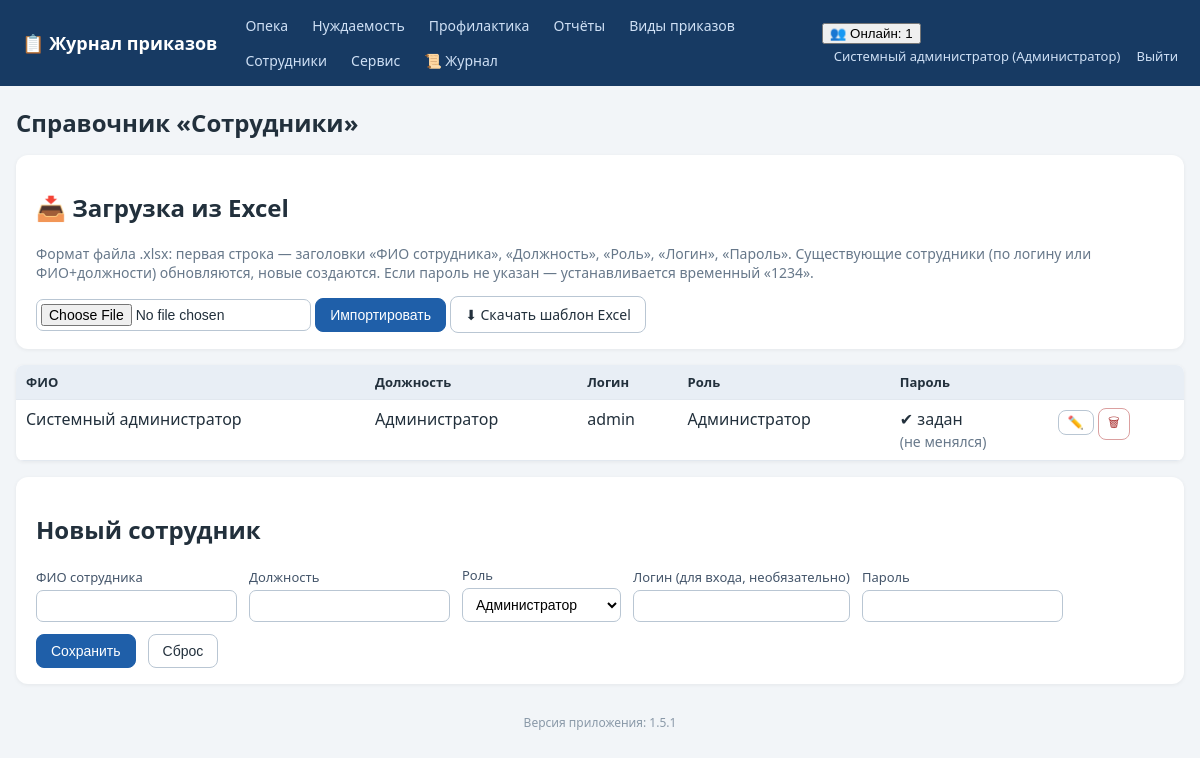
/employees (signed in), run on the app's committed database.
### tables this page shows
CREATE TABLE employees (
    id INTEGER PRIMARY KEY AUTOINCREMENT,
    full_name TEXT NOT NULL,
    position TEXT NOT NULL DEFAULT '',
    login TEXT UNIQUE,
    password_hash TEXT,
    pwd_changed_at TEXT,           -- дата последней самостоятельной смены пароля
    role_id INTEGER REFERENCES roles(id)
);

CREATE TABLE roles (
    id INTEGER PRIMARY KEY AUTOINCREMENT,
    name TEXT UNIQUE NOT NULL
);

### app.py (the view)
@app.route('/employees')
def employees():
    require_login()
    conn = get_db()
    rows = conn.execute('SELECT e.*, r.name role_name FROM employees e '
                        'LEFT JOIN roles r ON r.id=e.role_id ORDER BY e.full_name').fetchall()
    conn.close()
    return render_template('employees.html', rows=rows)

### app.py (called while the page is built, shortened)
def has_request_context_safe():
    try:
        from flask import has_request_context
        return has_request_context()
    except Exception:
        return False

def _session_signature(uid):
    raw = request.cookies.get(app.config['SESSION_COOKIE_NAME'], '')
    if not raw:
        return ''

def _db_touch_throttled(key, min_interval=10.0):
    now = time.time()
    last = _DB_TOUCH_TS.get(key, 0)
    if now - last >= min_interval:
        _DB_TOUCH_TS[key] = now
        return True
    return False

def db_cleanup_active_sessions(cutoff):
    try:
        conn = get_db()
        conn.execute('DELETE FROM active_sessions WHERE last_seen < ?', (cutoff,))
        conn.commit()
        conn.close()
    except Exception:
        pass

def touch_active_session(uid):
    sid = _session_signature(uid)
    ip = request.remote_addr if has_request_context_safe() else ''
    now = time.time()
    with ACTIVE_SESSIONS_LOCK:
        ACTIVE_SESSIONS[(uid, sid)] = {'last_seen': now, 'ip': ip}
    if _db_touch_throttled((uid, sid)):
        db_touch_active_session(uid, sid, ip)

def cleanup_active_sessions():
    cutoff = time.time() - ACTIVE_TIMEOUT
    with ACTIVE_SESSIONS_LOCK:
        expired = [k for k, v in ACTIVE_SESSIONS.items()
                   if v['last_seen'] < cutoff]
        for k in expired:
            del ACTIVE_SESSIONS[k]
    db_cleanup_active_sessions(cutoff)

@app.before_request
def _mark_tls_noise_context():
    try:
        from flask import g as _fg
        _tls_noise_ctx.g = _fg
    except Exception:
        pass

def get_db():
    conn = sqlite3.connect(DB_PATH)
    conn.row_factory = sqlite3.Row
    conn.execute('PRAGMA foreign_keys = ON')
    return conn

def current_user():
    uid = session.get('user_id')
    if not uid:
        return None
    conn = get_db()
    u = conn.execute('SELECT e.*, r.name AS role_name FROM employees e '
                     'LEFT JOIN roles r ON r.id=e.role_id WHERE e.id=?', (uid,)).fetchone()
    conn.close()
    return u

def require_login():
    if not current_user():
        abort(redirect(url_for('login')))

def can_access_journal(user, journal):
    if not user:
        return False
    if user['role_name'] in FULL_DATA_ROLES:  # админ и начальник — полный доступ
        return True
    return user['role_name'] in ROLE_ACCESS[journal]

### templates/employees.html (shortened to what this page needs)
{% extends 'base.html' %}
{% block content %}
<h1>Справочник «Сотрудники»</h1>
{% if cu and cu.role_name in ['Администратор','Начальник отдела'] %}
<div class="panel no-print">
  <h2>📥 Загрузка из Excel</h2>
  <p class="muted">Формат файла .xlsx: первая строка — заголовки «ФИО сотрудника», «Должность», «Роль», «Логин», «Пароль».
     Существующие сотрудники (по логину или ФИО+должности) обновляются, новые создаются.
     Если пароль не указан — устанавливается временный «1234».</p>
  <form method="post" action="{{ url_for('employees_import') }}" enctype="multipart/form-data" style="display:inline">
    <input type="file" name="file" accept=".xlsx" required>
    <button class="btn primary" type="submit">Импортировать</button>
  </form>
  <a class="btn" href="{{ url_for('employees_template') }}">⬇ Скачать шаблон Excel</a>
</div>
{% endif %}
<table class="grid">
  <tr><th>ФИО</th><th>Должность</th><th>Логин</th><th>Роль</th><th>Пароль</th><th></th></tr>
  {% for r in rows %}
  <tr>
    <td>{{ r.full_name }}</td><td>{{ r.position }}</td>
    <td>{{ r.login or '—' }}</td><td>{{ r.role_name or '—' }}</td>
    <td>{{ '✔ задан' if r.password_hash else '—' }}{% if r.password_hash and not r.pwd_changed_at %}<br><span class="muted">(не менялся)</span>{% endif %}</td>
    <td class="actions">
      <button class="btn sm" data-id="{{ r.id }}" data-fio="{{ r.full_name }}" data-pos="{{ r.position or '' }}"
              data-login="{{ r.login or '' }}" data-role="{{ r.role_name or 'Куратор' }}"
              data-haspw="{{ 1 if r.password_hash else 0 }}" onclick="editEmp(this)">✏️</button>
      <form method="post" action="{{ url_for('employee_delete', eid=r.id) }}" style="display:inline"
            onsubmit="return confirm('Удалить сотрудника?')"><button class="btn sm danger">🗑</button></form>
    </td>
  </tr>
  {% endfor %}
</table>
<div class="panel">
  <h2 id="empFormTitle">Новый сотрудник</h2>
  <form method="post" action="{{ url_for('employee_save') }}" id="empForm">
    <label>ФИО сотрудника <input name="full_name" id="emp_fio" required></label>
    <label>Должность <input name="position" id="emp_pos"></label>
    <label>Роль
      <select name="role" id="emp_role">
        {% for role in all_roles %}<option>{{ role }}</option>{% endfor %}
      </select>
    </label>
    <label>Логин (для входа, необязательно) <input name="login" id="emp_login" autocomplete="off"></label>
    <label id="pwLabel">Пароль <input type="password" name="password" id="emp_pw" autocomplete="new-password"></label>
    <button class="btn primary" type="submit">Сохранить</button>
    <button class="btn" type="button" onclick="resetEmp()">Сброс</button>
  </form>
</div>
{% endblock %}

### templates/base.html (shortened to what this page needs)
<!DOCTYPE html>
<html lang="ru">
<head>
<link rel="stylesheet" href="{{ url_for('static', filename='style.css') }}">
</head>
<body>
<header class="topbar no-print">
  <div class="brand"><a href="{{ url_for('index') }}">📋 Журнал приказов</a></div>
  <nav>
    {% for j, t in accessible_journals %}
      <a href="{{ url_for('journal_list', journal=j) }}">{{ t }}</a>
    {% endfor %}
    {% if cu and cu.role_name in ['Администратор','Начальник отдела','Куратор'] %}
      <a href="{{ url_for('reports') }}">Отчёты</a>
    {% endif %}
    <a href="{{ url_for('order_types') }}">Виды приказов</a>
    {% if cu and cu.role_name == 'Администратор' %}
      <a href="{{ url_for('employees') }}">Сотрудники</a>
      <a href="{{ url_for('service') }}">Сервис</a>
      <a href="{{ url_for('logs_view') }}" title="Журнал логирования">📜 Журнал</a>
    {% endif %}
  </nav>
  <div class="userbox">
    {% if cu %}
      {% if active_users is not none %}
        <div class="online" id="onlineBox" title="Сотрудники, работавшие в системе за последние {{ (active_timeout // 60) or 1 }} мин. Обновляется автоматически.">
          <button type="button" class="online-toggle" onclick="toggleOnline()">👥 Онлайн: {{ active_users|length }}</button>
        </div>
      {% endif %}
      <a href="{{ url_for('profile') }}" title="Сменить пароль">{{ cu.full_name }} ({{ cu.role_name }})</a>
      <a href="{{ url_for('logout') }}">Выйти</a>
    {% endif %}
  </div>
</header>
<main class="container">
  {% block content %}{% endblock %}
</main>
<footer class="foot no-print">Версия приложения: {{ app_version }}</footer>
</body>
</html>

### static/style.css (style rules this page uses)
:root { --bs:#1f5fa9;--bg:#f2f5f8;--tx:#22303c; }
* { box-sizing:border-box }
body { margin:0;font-family:"Segoe UI",Arial,sans-serif;background:var(--bg);color:var(--tx); }
a { color:var(--bs); }
.topbar { display:flex;align-items:center;gap:18px;flex-wrap:wrap;background:#173a63;color:#fff;padding:10px 22px; }
.topbar .brand a { color:#fff;font-weight:700;font-size:18px;text-decoration:none; }
.topbar nav { display:flex;gap:4px;flex-wrap:wrap;flex:1; }
.topbar nav a { color:#cfe0f5;text-decoration:none;padding:6px 10px;border-radius:6px;font-size:14px; }
.userbox a { color:#cfe0f5;text-decoration:none;font-size:13px;margin-left:12px; }
.container { max-width:1200px;margin:20px auto;padding:0 16px; }
h1 { font-size:24px; }
.panel { background:#fff;border-radius:12px;padding:16px 20px;margin:16px 0;box-shadow:0 1px 4px rgba(0,0,0,.06); }
.panel form { display:flex;flex-wrap:wrap;gap:12px;align-items:end; }
label { display:flex;flex-direction:column;font-size:13px;gap:4px;color:#44556a; }
input,select { padding:7px 9px;border:1px solid #b9c6d3;border-radius:7px;font-size:14px;background:#fff; }
input[type=file] { padding:4px; }
.btn { display:inline-block;padding:8px 14px;border-radius:8px;border:1px solid #b9c6d3;background:#fff;color:var(--tx);cursor:pointer;font-size:14px;text-decoration:none; }
.btn.primary { background:var(--bs);border-color:var(--bs);color:#fff; }
.btn.danger { background:#fff;border-color:#dba0a0;color:#a33; }
.btn.sm { padding:4px 9px;font-size:13px; }
table.grid { width:100%;border-collapse:collapse;background:#fff;margin:14px 0;box-shadow:0 1px 4px rgba(0,0,0,.06);border-radius:8px;overflow:hidden; }
.grid th { background:#e8eef5;font-size:13px;text-align:left; }
.grid th,.grid td { padding:8px 10px;border-bottom:1px solid #e2e8ef;vertical-align:top; }
.actions { white-space:nowrap; }
.muted { color:#67788a;font-size:14px; }
.foot { text-align:center;color:#8a99a8;font-size:12px;margin:30px 0; }

### data on the page
employees: full_name "Системный администратор", position "Администратор", login "admin", name "Администратор", password_hash "✔ задан", shows "(не менялся)"
roles: role_name "Администратор"

### other printed values
{{ t }} "Опека" "Нуждаемость" "Профилактика"
{{ active_users|length }} "1"
{{ app_version }} "1.5.1"
form field role "Администратор"
